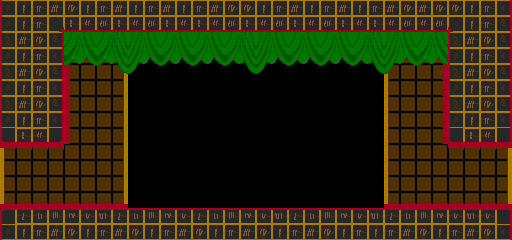

Rendered tile map (Tiled .tmx) drawn with the repository's tilesets; below, a short description and the full map source, tile grids included:
An orthogonal 32x15 tile map with 16x16 px tiles, 3 tile layers (far, back, front) and 6 objects (2x Lamp, 2x Door, Spawn, Statue).

<map version="1.0" orientation="orthogonal" renderorder="right-down" width="32" height="15" tilewidth="16" tileheight="16" nextobjectid="8">
 <tileset firstgid="1" name="tiles1" tilewidth="16" tileheight="16" tilecount="256" columns="16">
  <image source="../../../img/tiles/tiles0.gif" trans="ff00ff" width="256" height="256" />
 </tileset>
 <layer name="far" width="32" height="15">
  <data encoding="csv">
0,0,0,0,0,0,0,0,0,0,0,0,0,0,0,0,0,0,0,0,0,0,0,0,0,0,0,0,0,0,0,0,
0,0,0,0,0,0,0,0,0,0,0,0,0,0,0,0,0,0,0,0,0,0,0,0,0,0,0,0,0,0,0,0,
0,0,0,0,213,214,214,212,0,0,0,0,0,0,0,0,0,0,0,0,0,0,0,0,211,214,214,215,0,0,0,0,
0,0,0,0,229,230,230,228,0,0,0,0,0,0,0,0,0,0,0,0,0,0,0,0,227,230,230,231,0,0,0,0,
0,0,0,0,229,230,230,228,0,0,0,0,0,0,0,0,0,0,0,0,0,0,0,0,227,230,230,231,0,0,0,0,
0,0,0,0,229,230,230,228,0,0,0,0,0,0,0,0,0,0,0,0,0,0,0,0,227,230,230,231,0,0,0,0,
0,0,0,0,229,230,230,228,0,0,0,0,0,0,0,0,0,0,0,0,0,0,0,0,227,230,230,231,0,0,0,0,
0,0,0,0,229,230,230,228,0,0,0,0,0,0,0,0,0,0,0,0,0,0,0,0,227,230,230,231,0,0,0,0,
0,0,0,0,229,230,230,228,0,0,0,0,0,0,0,0,0,0,0,0,0,0,0,0,227,230,230,231,0,0,0,0,
211,214,214,214,230,230,230,228,0,0,0,0,0,0,0,0,0,0,0,0,0,0,0,0,227,230,230,230,214,214,214,212,
227,230,230,230,230,230,230,228,0,0,0,0,0,0,0,0,0,0,0,0,0,0,0,0,227,230,230,230,230,230,230,228,
227,230,230,230,230,230,230,228,0,0,0,0,0,0,0,0,0,0,0,0,0,0,0,0,227,230,230,230,230,230,230,228,
243,246,246,246,246,246,246,244,0,0,0,0,0,0,0,0,0,0,0,0,0,0,0,0,243,246,246,246,246,246,246,244,
0,0,0,0,0,0,0,0,0,0,0,0,0,0,0,0,0,0,0,0,0,0,0,0,0,0,0,0,0,0,0,0,
0,0,0,0,0,0,0,0,0,0,0,0,0,0,0,0,0,0,0,0,0,0,0,0,0,0,0,0,0,0,0,0
</data>
 </layer>
 <layer name="back" width="32" height="15">
  <data encoding="csv">
0,0,0,0,0,0,0,0,0,0,0,0,0,0,0,0,0,0,0,0,0,0,0,0,0,0,0,0,0,0,0,0,
0,0,0,0,0,0,0,0,0,0,0,0,0,0,0,0,0,0,0,0,0,0,0,0,0,0,0,0,0,0,0,0,
0,161,162,161,162,161,162,163,164,161,162,161,162,161,162,163,164,161,162,161,162,161,162,163,164,161,162,161,0,0,0,0,
0,177,178,177,178,177,178,179,180,177,178,177,178,177,178,179,180,177,178,177,178,177,178,179,180,177,178,177,0,0,0,0,
0,193,194,193,194,193,194,195,196,193,194,193,194,193,194,195,196,193,194,193,194,193,194,195,196,193,194,193,0,0,0,0,
0,0,0,0,0,0,0,0,0,0,0,0,0,0,0,0,0,0,0,0,0,0,0,0,0,0,0,0,0,0,0,0,
0,0,0,0,0,0,0,0,0,0,0,0,0,0,0,0,0,0,0,0,0,0,0,0,0,0,0,0,0,0,0,0,
0,0,0,0,0,0,0,0,0,0,0,0,0,0,0,0,0,0,0,0,0,0,0,0,0,0,0,0,0,0,0,0,
0,0,0,0,0,0,0,0,0,0,0,0,0,0,0,0,0,0,0,0,0,0,0,0,0,0,0,0,0,0,0,0,
0,0,0,0,0,0,0,0,0,0,0,0,0,0,0,0,0,0,0,0,0,0,0,0,0,0,0,0,0,0,0,0,
0,0,0,0,0,0,0,0,0,0,0,0,0,0,0,0,0,0,0,0,0,0,0,0,0,0,0,0,0,0,0,0,
0,0,0,0,0,0,0,0,0,0,0,0,0,0,0,0,0,0,0,0,0,0,0,0,0,0,0,0,0,0,0,0,
0,0,0,0,0,0,0,0,0,0,0,0,0,0,0,0,0,0,0,0,0,0,0,0,0,0,0,0,0,0,0,0,
0,0,0,0,0,0,0,0,0,0,0,0,0,0,0,0,0,0,0,0,0,0,0,0,0,0,0,0,0,0,0,0,
0,0,0,0,0,0,0,0,0,0,0,0,0,0,0,0,0,0,0,0,0,0,0,0,0,0,0,0,0,0,0,0
</data>
 </layer>
 <layer name="front" width="32" height="15">
  <data encoding="csv">
17,18,19,34,35,18,19,34,18,19,34,18,19,34,35,35,18,19,34,18,19,34,18,19,34,35,34,35,35,18,19,24,
17,18,19,39,50,51,52,50,51,52,50,51,50,51,52,50,51,52,50,51,52,50,51,50,51,52,51,52,38,18,19,40,
33,34,35,40,0,0,0,0,0,0,0,0,0,0,0,0,0,0,0,0,0,0,0,0,0,0,0,0,33,34,35,40,
17,18,19,24,0,0,0,0,0,0,0,0,0,0,0,0,0,0,0,0,0,0,0,0,0,0,0,0,17,18,19,24,
33,34,35,40,0,0,0,0,0,0,0,0,0,0,0,0,0,0,0,0,0,0,0,0,0,0,0,0,33,34,35,40,
17,18,19,24,0,0,0,0,0,0,0,0,0,0,0,0,0,0,0,0,0,0,0,0,0,0,0,0,17,18,19,24,
33,34,35,40,0,0,0,0,0,0,0,0,0,0,0,0,0,0,0,0,0,0,0,0,0,0,0,0,33,34,35,40,
17,18,19,24,0,0,0,0,0,0,0,0,0,0,0,0,0,0,0,0,0,0,0,0,0,0,0,0,17,18,19,24,
49,50,51,56,0,0,0,0,0,0,0,0,0,0,0,0,0,0,0,0,0,0,0,0,0,0,0,0,49,50,51,56,
0,0,0,0,0,0,0,0,0,0,0,0,0,0,0,0,0,0,0,0,0,0,0,0,0,0,0,0,0,0,0,0,
0,0,0,0,0,0,0,0,0,0,0,0,0,0,0,0,0,0,0,0,0,0,0,0,0,0,0,0,0,0,0,0,
0,0,0,0,0,0,0,0,0,0,0,0,0,0,0,0,0,0,0,0,0,0,0,0,0,0,0,0,0,0,0,0,
0,0,0,0,0,0,0,0,0,0,0,0,0,0,0,0,0,0,0,0,0,0,0,0,0,0,0,0,0,0,0,0,
1,2,3,4,5,6,7,2,3,4,5,6,2,3,4,5,6,7,2,3,4,5,6,7,2,3,4,5,6,7,6,8,
17,18,19,34,35,18,19,34,35,18,19,34,35,18,19,34,35,18,19,34,35,18,19,18,19,34,35,18,19,34,35,24
</data>
 </layer>
 <objectgroup name="objects">
  <properties>
   <property name="rarity" value="0" />
   <property name="tags" value="[&quot;boss&quot;]" />
  </properties>
  <object id="1" name="Spawn" gid="1" x="224" y="208" width="64" height="64">
   <properties>
    <property name="theme" value="boss" />
   </properties>
  </object>
  <object id="2" name="Lamp" gid="1" x="96" y="176" width="16" height="16" />
  <object id="3" name="Lamp" gid="1" x="400" y="176" width="16" height="16" />
  <object id="4" name="Statue" gid="232" x="240" y="208" width="32" height="16">
   <properties>
    <property name="rarity" value="0.3" />
   </properties>
  </object>
  <object id="6" name="Door" gid="1" x="464" y="208" width="16" height="64">
   <properties>
    <property name="open" value="1" />
    <property name="trigger" value="boss_door" />
   </properties>
  </object>
  <object id="7" name="Door" gid="1" x="32" y="208" width="16" height="64">
   <properties>
    <property name="open" value="1" />
    <property name="trigger" value="boss_door" />
   </properties>
  </object>
 </objectgroup>
</map>
